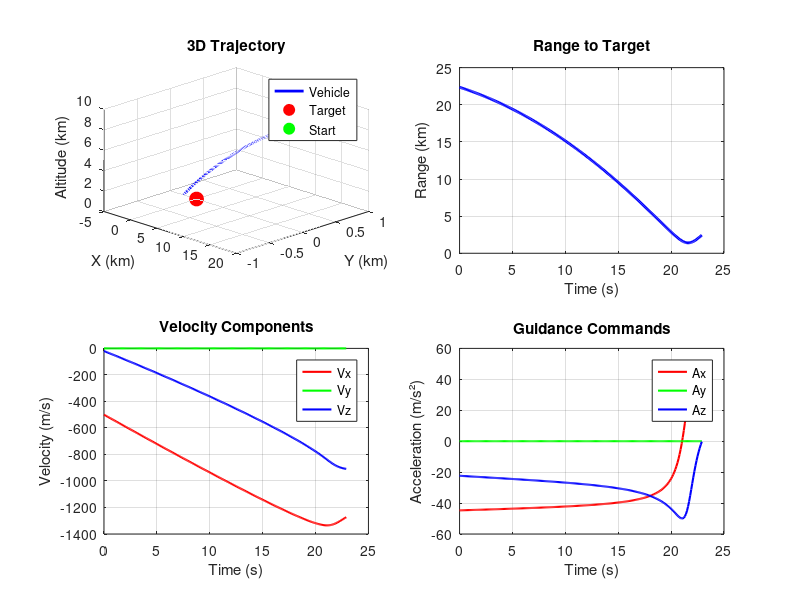

This chart was generated by the following MATLAB code:
%% Simple Hypersonic Guidance Simulation - Clean Start
% Author: James Liu
% A minimal, working hypersonic guidance simulation
% Focus: Get basic guidance working first, then add complexity

clear; close all; clc;

%% Basic Parameters
fprintf('=== Simple Hypersonic Guidance Simulation ===\n');

% Set random seed for repeatable results
rng(42);

% Time parameters
dt = 0.1;           % Time step (s)
t_final = 100;      % Total simulation time (s)
time = 0:dt:t_final;
N = length(time);

% Vehicle initial conditions (simple scenario)
position = [20000; 0; 10000];        % Start 20km away, 10km altitude
velocity = [-500; 0; -20];           % Flying toward target at Mach ~1.5
target_position = [0; 0; 0];         % Target at origin

% Vehicle parameters
mass = 1000;                         % kg
reference_area = 0.2;                % m^2

% Storage arrays
pos_history = zeros(3, N);
vel_history = zeros(3, N);
cmd_history = zeros(3, N);
range_history = zeros(1, N);

%% Main Simulation Loop
fprintf('Running simulation...\n');

for k = 1:N
    current_time = time(k);
    
    % Store current state
    pos_history(:, k) = position;
    vel_history(:, k) = velocity;
    
    % Calculate range to target
    relative_position = target_position - position;
    range = norm(relative_position);
    range_history(k) = range;
    
    % Simple guidance: accelerate toward target
    if range > 10  % Continue until close
        los_vector = relative_position / range;  % Unit vector toward target
        guidance_command = 50.0 * los_vector;   % 50 m/s^2 toward target
    else
        guidance_command = [0; 0; 0];           % Stop guidance when close
    end
    
    cmd_history(:, k) = guidance_command;
    
    % Debug output for first 10 steps
    if k <= 10
        fprintf('Step %d: pos=[%.0f %.0f %.0f], range=%.0f, cmd=[%.1f %.1f %.1f]\n', ...
            k, position, range, guidance_command);
    end
    
    % Physics integration (keep it simple)
    if k < N
        % Forces
        gravity = [0; 0; -9.81];
        total_acceleration = guidance_command + gravity;
        
        % Simple Euler integration
        velocity = velocity + total_acceleration * dt;
        position = position + velocity * dt;
        
        % Stop if hit ground
        if position(3) <= 0
            fprintf('Ground impact at t=%.1f s, range=%.1f m\n', current_time, range);
            % Trim arrays
            pos_history = pos_history(:, 1:k);
            vel_history = vel_history(:, 1:k);
            cmd_history = cmd_history(:, 1:k);
            range_history = range_history(1:k);
            time = time(1:k);
            break;
        end
    end
    
    % Progress
    if mod(k, round(N/5)) == 0
        fprintf('Progress: %d%%\n', round(100*k/N));
    end
end

%% Results
final_position = pos_history(:, end);
miss_distance = norm(final_position - target_position);
final_velocity = vel_history(:, end);
final_speed = norm(final_velocity);

fprintf('\n=== RESULTS ===\n');
fprintf('Final position: [%.0f, %.0f, %.0f] m\n', final_position);
fprintf('Miss distance: %.1f m\n', miss_distance);
fprintf('Final speed: %.1f m/s (Mach %.1f)\n', final_speed, final_speed/343);
fprintf('Flight time: %.1f s\n', time(end));

%% Simple Visualization
figure('Name', 'Simple Hypersonic Trajectory', 'Position', [100, 100, 1200, 800]);

% 3D Trajectory
subplot(2, 2, 1);
plot3(pos_history(1, :)/1000, pos_history(2, :)/1000, pos_history(3, :)/1000, ...
      'b-', 'LineWidth', 2);
hold on;
plot3(target_position(1)/1000, target_position(2)/1000, target_position(3)/1000, ...
      'ro', 'MarkerSize', 10, 'MarkerFaceColor', 'r');
plot3(pos_history(1, 1)/1000, pos_history(2, 1)/1000, pos_history(3, 1)/1000, ...
      'go', 'MarkerSize', 8, 'MarkerFaceColor', 'g');
grid on;
xlabel('X (km)'); ylabel('Y (km)'); zlabel('Altitude (km)');
title('3D Trajectory');
legend('Vehicle', 'Target', 'Start');
view(45, 30);

% Range vs Time
subplot(2, 2, 2);
plot(time, range_history/1000, 'b-', 'LineWidth', 2);
grid on;
xlabel('Time (s)'); ylabel('Range (km)');
title('Range to Target');

% Velocity Components
subplot(2, 2, 3);
plot(time, vel_history(1, :), 'r-', 'LineWidth', 1.5);
hold on;
plot(time, vel_history(2, :), 'g-', 'LineWidth', 1.5);
plot(time, vel_history(3, :), 'b-', 'LineWidth', 1.5);
grid on;
xlabel('Time (s)'); ylabel('Velocity (m/s)');
title('Velocity Components');
legend('Vx', 'Vy', 'Vz');

% Guidance Commands
subplot(2, 2, 4);
plot(time, cmd_history(1, :), 'r-', 'LineWidth', 1.5);
hold on;
plot(time, cmd_history(2, :), 'g-', 'LineWidth', 1.5);
plot(time, cmd_history(3, :), 'b-', 'LineWidth', 1.5);
grid on;
xlabel('Time (s)'); ylabel('Acceleration (m/s²)');
title('Guidance Commands');
legend('Ax', 'Ay', 'Az');

%% Success Check
if miss_distance < 1000
    fprintf('\n✅ SUCCESS: Miss distance < 1km - Basic guidance is working!\n');
    fprintf('Next step: Add navigation errors, Kalman filter, etc.\n');
else
    fprintf('\n❌ ISSUE: Miss distance = %.1f m - Need to debug guidance\n', miss_distance);
    fprintf('Check if vehicle trajectory curves toward target in 3D plot\n');
end

fprintf('\nSimulation complete!\n');